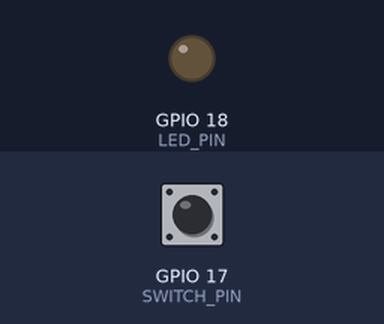
Bench run of a sketch on a simulated ESP32. On the bench: output pins drawn as LEDs (lit = HIGH). Dashed ring = blinking. The test bench sets the inputs (shaded band); at power-on: GPIO 17 (SWITCH_PIN) LOW.

Above: at 1.2 s.
1.3 s: GPIO 17 (SWITCH_PIN) pulled HIGH for 3.2 s
At 2.0 s:
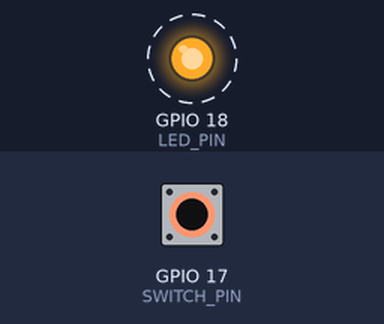
Timing chart, 0 to 5.8 s (numbered marks = the images above; inputs shaded):
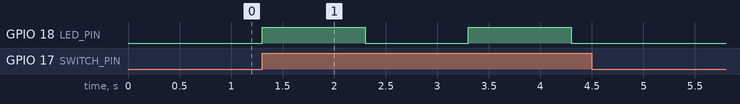

Measured:
- after the input at 1.3 s, GPIO 18 (LED_PIN): alternates HIGH for 1.0 s and LOW for 1.0 s, 4 changes in all, then stays LOW, starting at once

The sketch:

ESP32_DEMO1.ino
```cpp
const int LED_PIN = 18;  // Pin LED
const int SWITCH_PIN = 17;  // Pin Switch

unsigned long previousMillis = 0;  // Waktu terakhir LED diperbarui
const long interval = 1000;  // Waktu untuk LED berkedip (1 detik)

void setup() {
  pinMode(SWITCH_PIN, INPUT);  // Set Switch sebagai input
  pinMode(LED_PIN, OUTPUT);  // Set LED sebagai output
}

void loop() {
  int switchState = digitalRead(SWITCH_PIN);  // Baca status switch

  // Kalau switch ditekan
  if (switchState == HIGH) {
    if (millis() - previousMillis >= interval) {  // Cek setiap 1 detik
      previousMillis = millis();  // Set waktu baru
      digitalWrite(LED_PIN, !digitalRead(LED_PIN));  // Balikkan status LED (hidup/mati)
    }
  }
  // Kalau switch dilepas, matikan LED
  else {
    digitalWrite(LED_PIN, LOW);  // LED mati
  }
}
```
